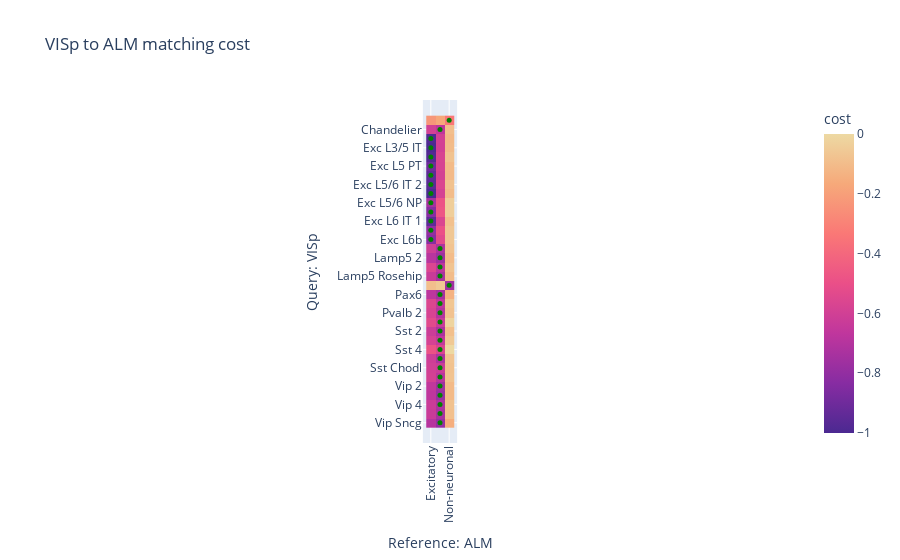

Notebook code for this chart:
### Code cell
m.set_type_equality_strictness(0.7)
m.eval('labels34')
m.display_matching_costs(ground_truth_obs_key='labels34')

### Figure 1 — Plotly figure (JSON) as saved in the notebook; plotly's stock layout.template omitted (floating-point values rounded to 4 significant figures)
{"data": [{"coloraxis": "coloraxis", "hovertemplate": "Reference: ALM: %{x}<br>Query: VISp: %{y}<br>cost: %{z}<extra></extra>", "name": "0", "type": "heatmap", "x": ["Excitatory", "Inhibitory", "Non-neuronal"], "xaxis": "x", "y": ["Astrocyte", "Chandelier", "Exc L2/3 IT", "Exc L3/5 IT", "Exc L4/5 IT", "Exc L5 PT", "Exc L5/6 IT 1", "Exc L5/6 IT 2", "Exc L5/6 IT 3", "Exc L5/6 NP", "Exc L6 CT", "Exc L6 IT 1", "Exc L6 IT 2", "Exc L6b", "Lamp5 1", "Lamp5 2", "Lamp5 Lhx6", "Lamp5 Rosehip", "Oligo", "Pax6", "Pvalb 1", "Pvalb 2", "Sst 1", "Sst 2", "Sst 3", "Sst 4", "Sst 5", "Sst Chodl", "Vip 1", "Vip 2", "Vip 3", "Vip 4", "Vip 5", "Vip Sncg"], "yaxis": "y", "z": [[-0.2272, -0.1699, -0.3382], [-0.5959, -0.6657, -0.09061], [-0.9868, -0.5945, -0.1092], [-0.9998, -0.597, -0.1006], [-0.9767, -0.5735, -0.07638], [-0.9024, -0.5808, -0.1056], [-0.9504, -0.5904, -0.1067], [-0.9621, -0.5622, -0.08078], [-1, -0.5875, -0.1003], [-0.7442, -0.4827, -0.03811], [-0.8308, -0.4727, -0.0373], [-0.9453, -0.5642, -0.0841], [-0.7989, -0.4946, -0.06159], [-0.8269, -0.5296, -0.06119], [-0.6096, -0.7236, -0.07588], [-0.6866, -0.7704, -0.1023], [-0.5611, -0.6727, -0.07352], [-0.6302, -0.7343, -0.1018], [-0.09483, -0.06048, -0.7573], [-0.6749, -0.746, -0.1343], [-0.5581, -0.668, -0.06767], [-0.5767, -0.7055, -0.07885], [-0.5347, -0.6362, -0.01822], [-0.6227, -0.7261, -0.08788], [-0.5847, -0.6558, -0.05728], [-0.4858, -0.5659, 0], [-0.6131, -0.7209, -0.07233], [-0.6004, -0.6276, -0.08092], [-0.5911, -0.6875, -0.07716], [-0.6626, -0.7645, -0.1084], [-0.6706, -0.785, -0.1078], [-0.6267, -0.724, -0.0812], [-0.6306, -0.7389, -0.08656], [-0.6933, -0.791, -0.1504]]}, {"hovertemplate": "%{y} -> %{x}", "marker": {"color": ["green", "green", "green", "green", "green", "green", "green", "green", "green", "green", "green", "green", "green", "green", "green", "green", "green", "green", "green", "green", "green", "green", "green", "green", "green", "green", "green", "green", "green", "green", "green", "green", "green", "green"], "size": 5}, "mode": "markers", "name": "", "type": "scatter", "x": ["Non-neuronal", "Inhibitory", "Excitatory", "Excitatory", "Excitatory", "Excitatory", "Excitatory", "Excitatory", "Excitatory", "Excitatory", "Excitatory", "Excitatory", "Excitatory", "Excitatory", "Inhibitory", "Inhibitory", "Inhibitory", "Inhibitory", "Non-neuronal", "Inhibitory", "Inhibitory", "Inhibitory", "Inhibitory", "Inhibitory", "Inhibitory", "Inhibitory", "Inhibitory", "Inhibitory", "Inhibitory", "Inhibitory", "Inhibitory", "Inhibitory", "Inhibitory", "Inhibitory"], "y": ["Astrocyte", "Chandelier", "Exc L2/3 IT", "Exc L3/5 IT", "Exc L4/5 IT", "Exc L5 PT", "Exc L5/6 IT 1", "Exc L5/6 IT 2", "Exc L5/6 IT 3", "Exc L5/6 NP", "Exc L6 CT", "Exc L6 IT 1", "Exc L6 IT 2", "Exc L6b", "Lamp5 1", "Lamp5 2", "Lamp5 Lhx6", "Lamp5 Rosehip", "Oligo", "Pax6", "Pvalb 1", "Pvalb 2", "Sst 1", "Sst 2", "Sst 3", "Sst 4", "Sst 5", "Sst Chodl", "Vip 1", "Vip 2", "Vip 3", "Vip 4", "Vip 5", "Vip Sncg"]}], "layout": {"coloraxis": {"colorbar": {"title": {"text": "cost"}}, "colorscale": [[0, "rgb(75, 41, 145)"], [0.1667, "rgb(135, 44, 162)"], [0.3333, "rgb(192, 54, 157)"], [0.5, "rgb(234, 79, 136)"], [0.6667, "rgb(250, 120, 118)"], [0.8333, "rgb(246, 169, 122)"], [1, "rgb(237, 217, 163)"]]}, "title": {"text": "VISp to ALM matching cost"}, "xaxis": {"anchor": "y", "constrain": "domain", "domain": [0, 1], "scaleanchor": "y", "tickangle": -90, "title": {"text": "Reference: ALM"}}, "yaxis": {"anchor": "x", "autorange": "reversed", "constrain": "domain", "domain": [0, 1], "title": {"text": "Query: VISp"}}}}
